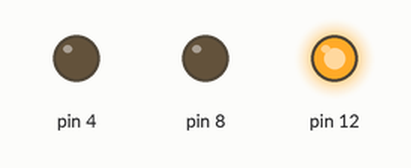
Bench run of a sketch on a simulated Arduino Uno, built with avr-gcc and run on an emulated ATmega328P. Parts: output pins drawn as LEDs (lit = HIGH).

Above: at 0.5 s.
At 1.5 s:
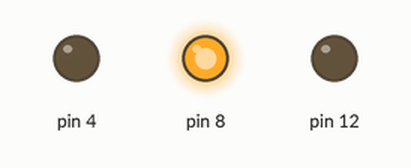
At 5.5 s:
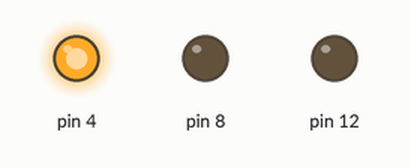
Timing chart, 0 to 6.9 s (numbered marks = the images above):
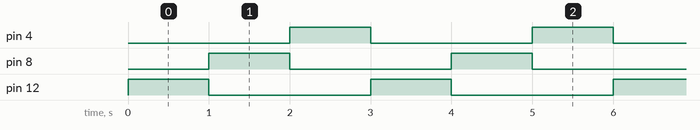

Measured:
- by itself, pin 4, pin 8, pin 12: alternates HIGH for 1.0 s and LOW for 2.0 s
- by itself, everything shown: repeats every 3.0 s, in 3 steps

The sketch:

arringcounter1.ino
```cpp
void setup() {
  pinMode(12,OUTPUT);
  pinMode(8,OUTPUT);
  pinMode(4,OUTPUT);
}

void loop() {
  digitalWrite(12,HIGH);
  digitalWrite(8,LOW);
  digitalWrite(4,LOW);
  delay(1000);
  digitalWrite(12,LOW);
  digitalWrite(8,HIGH);
  digitalWrite(4,LOW);
  delay(1000);
  digitalWrite(12,LOW);
  digitalWrite(8,LOW);
  digitalWrite(4,HIGH);
  delay(1000);
}
```
